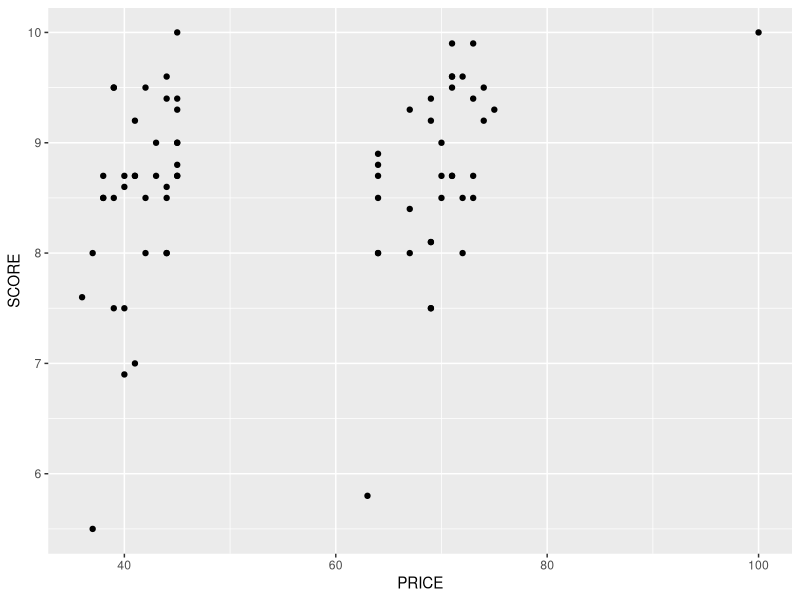

Recreate this plot in R.
## ---- chunk 1
games <- read.csv(file = "Games.csv" ,sep = ";" )
games <- data.frame(games)
games$NEW_USED <- factor(games$NEW_USED)
## ---- chunk 2
head(games)
## ---- chunk 3
require(ggplot2)
qplot(PRICE, SCORE, data = games)

